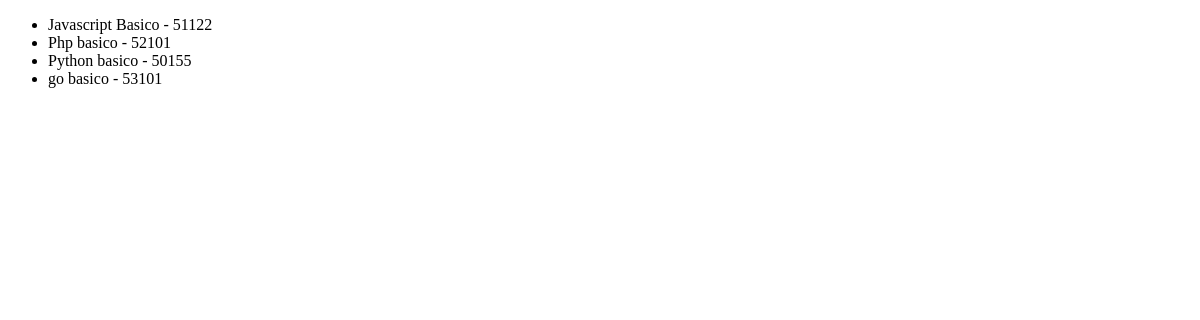
Page /app-coder/lista-cursos/ on the earlier database version.
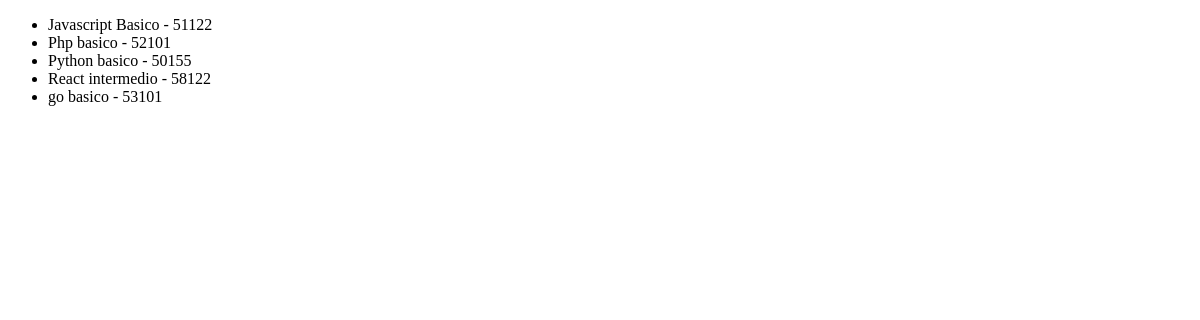
Same page on the later database version.
### AppCoder/models.py (models this page shows, shortened)
class Curso(models.Model):
  nombre = models.CharField(max_length=40)
  camada = models.IntegerField()
  class Meta():
    verbose_name = 'Course'
    verbose_name_plural = 'The courses'
    ordering = ('nombre', 'camada')
    unique_together = ('nombre', 'camada')

### AppCoder/views.py (the view)
# urls.py: path('lista-cursos/', lista_cursos),
def lista_cursos(req):
  lista = Curso.objects.all()
  return render(req, "lista_cursos.html", {"lista_cursos": lista})

### AppCoder/templates/lista_cursos.html (shortened to what this page needs)
<!DOCTYPE html>
<html lang="en">
<head>
</head>
<body>
  <ul>
    {% for curso in lista_cursos %}
      <li> {{curso.nombre}} - {{curso.camada}} </li>
    {% endfor %}
  </ul>
</body>
</html>

Differences in the rows shown:
added Curso: nombre "React intermedio", camada "58122"
